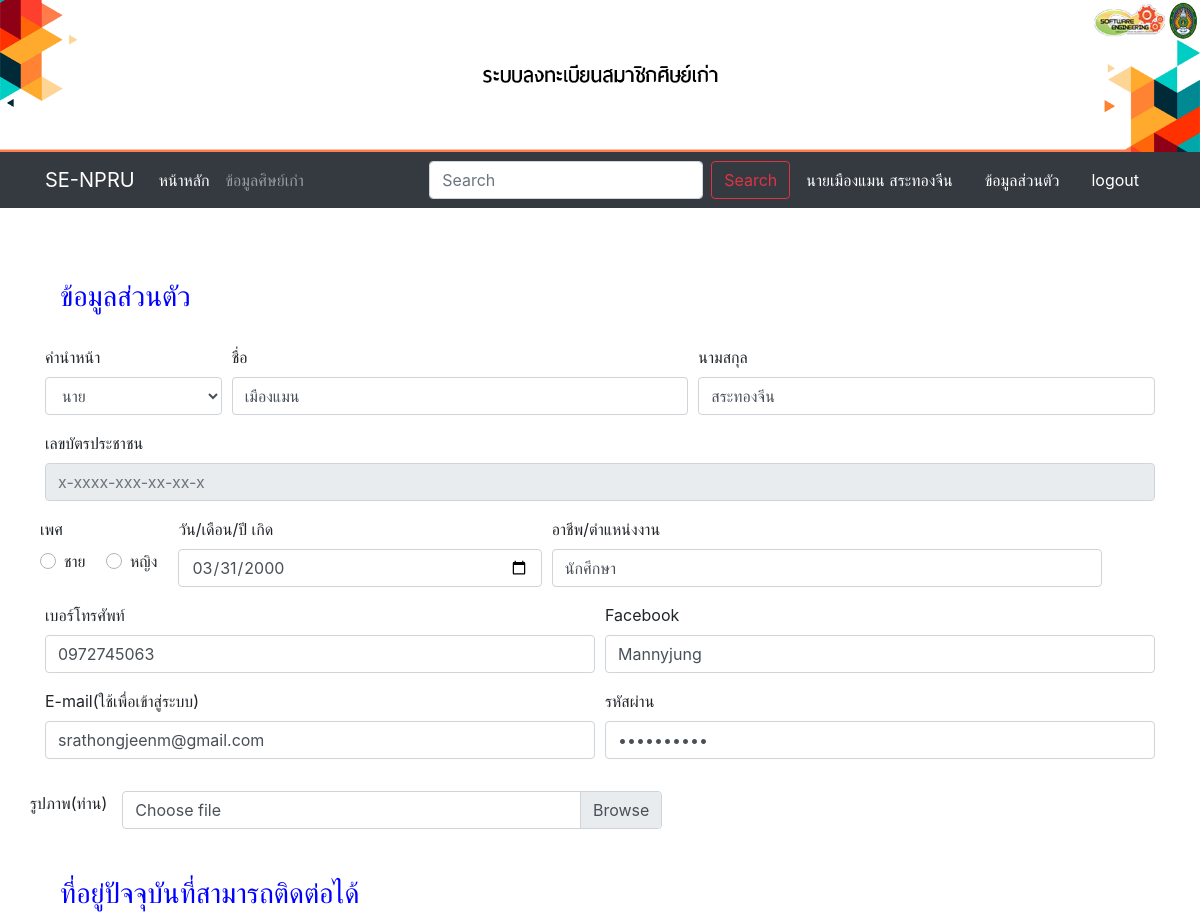
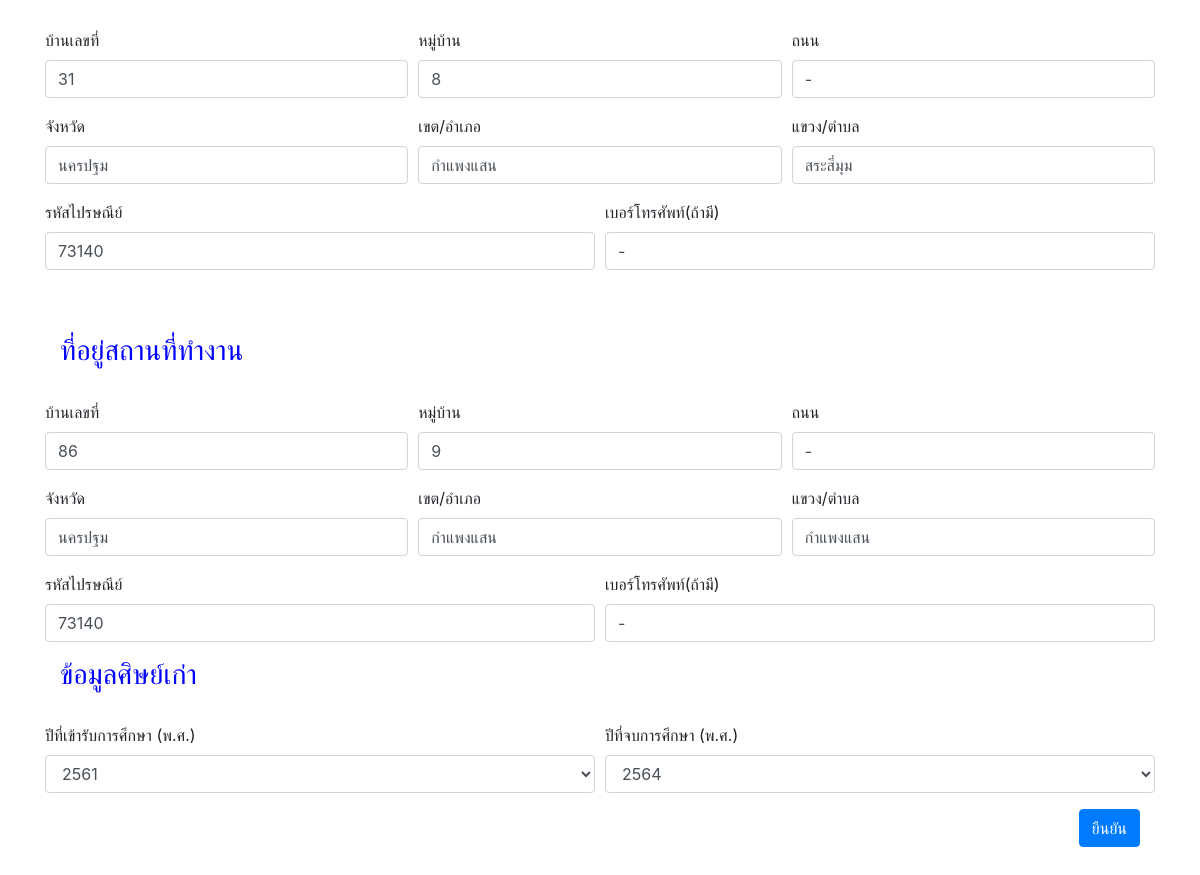
Screenshot of /formupdate.php?a_id=3 (signed in) with the database file from the repository (2 pictures, top to bottom).
### tables this page shows
CREATE TABLE `info` (
  `a_id` int(11) NOT NULL,
  `title` varchar(10) NOT NULL,
  `fname` varchar(60) NOT NULL,
  `lname` varchar(60) NOT NULL,
  `idcard` char(13) NOT NULL,
  `sex` varchar(10) NOT NULL,
  `date` date NOT NULL,
  `job` varchar(100) NOT NULL,
  `tel` varchar(10) NOT NULL,
  `face` varchar(100) NOT NULL,
  `email` varchar(100) NOT NULL,
  `password` varchar(30) NOT NULL,
  `image` varchar(155) NOT NULL
);

CREATE TABLE `addr_home` (
  `a_id` int(11) NOT NULL,
  `House-No` varchar(20) NOT NULL,
  `Moo-home` varchar(50) NOT NULL,
  `road-home` varchar(50) NOT NULL,
  `Province-home` varchar(50) NOT NULL,
  `Area-home` varchar(50) NOT NULL,
  `Sub-area-home` varchar(50) NOT NULL,
  `Postal-Code-home` varchar(5) NOT NULL,
  `Tel-home` varchar(10) NOT NULL
);

CREATE TABLE `addr_work` (
  `a_id` int(11) NOT NULL,
  `Work-No` varchar(10) NOT NULL,
  `Moo-work` varchar(50) NOT NULL,
  `road-work` varchar(50) NOT NULL,
  `Province-work` varchar(50) NOT NULL,
  `Area-work` varchar(50) NOT NULL,
  `Sub-area-work` varchar(50) NOT NULL,
  `Postal-Code-work` varchar(5) NOT NULL,
  `Tel-work` varchar(10) NOT NULL
);

CREATE TABLE `year` (
  `a_id` int(11) NOT NULL,
  `attend` varchar(4) NOT NULL,
  `finish` varchar(4) NOT NULL
);

### formupdate.php (the view, shortened to what this page needs)
<!DOCTYPE html>
<html lang="en">
<head>
</head>
<body>
    <div align="center">
        <img src="photo/header1920px.png" width="100%">
    </div>
    <?php require('navaf.php'); ?>
    <div class="container">
        <br><br><br>
        <?php
        require("connect.php");
        $id = $_GET['a_id'];
        $sql = "SELECT * FROM info WHERE a_id = '$id'";
        $stmt = $conn->prepare($sql);
        $stmt->execute();
        ?>
        <?php
        $result = $stmt->fetch(PDO::FETCH_ASSOC);
        ?>
        <form method="POST" action="update.php" enctype="multipart/form-data">
            <div class="container" style="color: blue;">
                <h3>ข้อมูลส่วนตัว</h3>
            </div>
            <br>
            <div class="form-row">
                <div class="form-group col-md-2">
                    <label for="title">คำนำหน้า</label>
                    <select id="title" class="form-control" name="title">
                        <option selected><?php echo $result['title']; ?></option>
                    </select>
                </div>
                <div class="form-group col-md-5">
                    <label for="fname">ชื่อ</label>
                    <input type="text" class="form-control" id="fname" placeholder="ชื่อ(ภาษาไทย)" name="fname" value="<?php echo $result['fname'] ?>">
                </div>
                <div class="form-group col-md-5">
                    <label for="lname">นามสกุล</label>
                    <input type="text" class="form-control" id="lname" placeholder="นามสกุล(ภาษาไทย)" name="lname" value="<?php echo $result['lname'] ?>">
                </div>
            </div>
            <div class="form-group">
                <label for="idcard">เลขบัตรประชาชน</label>
                <input type="text" class="form-control" id="idcard" placeholder="x-xxxx-xxx-xx-xx-x" name="idcard" maxlength="13" value="<?php echo $result['idcard'] ?>" readonly>
            </div>
            <div class="form-row">
                <div class="form-group">
                    <label for="select-sex">เพศ</label><br>
                    <div class="custom-control custom-radio custom-control-inline">
                        <label class="custom-control-label" for="customRadioInline1">ชาย</label>
                    </div>
                    <div class="custom-control custom-radio custom-control-inline">
                        <label class="custom-control-label" for="customRadioInline2">หญิง</label>
                    </div>
                </div>
                <div class="form-group col-md-4">
                    <label for="date">วัน/เดือน/ปี เกิด</label>
                    <input type="date" class="form-control" id="date" name="date" value="<?php echo $result['date'] ?>">
                </div>
                <div class="form-group col-md-6">
                    <label for="job">อาชีพ/ตำแหน่งงาน</label>
                    <input type="text" class="form-control" id="job" name="job" placeholder="อาชีพ/ตำแหน่งงาน" value="<?php echo $result['job'] ?>">
                </div>
            </div>
            <div class="form-row">
                <div class="form-group col-md-6">
                    <label for="Tel">เบอร์โทรศัพท์</label>
                    <input type="text" class="form-control" id="tel" name="tel" placeholder="xx-xxx-xxxx" maxlength="10" value="<?php echo $result['tel'] ?>">
                </div>
                <div class="form-group col-md-6">
                    <label for="Facebook">Facebook</label>
                    <input type="text" class="form-control" id="face" name="face" value="<?php echo $result['face'] ?>">
                </div>
                <div class="form-group col-md-6">
                    <label for="email">E-mail(ใช้เพื่อเข้าสู่ระบบ)</label>
                    <input type="email" class="form-control" id="email" name="email" placeholder="name@exam.com" value="<?php echo $result['email'] ?>">
                </div>
                <div class="form-group col-md-6">
                    <label for="password">รหัสผ่าน</label>
                    <input type="password" class="form-control" id="password" name="password" value="<?php echo $result['password'] ?>">
                </div>
            </div>
            <div class="row">
                <div class="col-1.5">
                    <label for="upphoto">รูปภาพ(ท่าน)</label>
                </div>
                <div class="col-6">
                    <div class="custom-file">
                        <label class="custom-file-label" for="inputGroupFile02" aria-describedby="inputGroupFileAddon02">Choose file</label>
                    </div>
                </div>
            </div>
            <br> <br>
            <?php
            $id = $_GET['a_id'];
            $sql = "SELECT * FROM addr_home WHERE a_id = '$id'";
            $stmt = $conn->prepare($sql);
            $stmt->execute();
            ?>
            <?php
            $result = $stmt->fetch(PDO::FETCH_ASSOC);
            ?>
            <div class="container" style="color: blue;">
                <h3>ที่อยู่ปัจจุบันที่สามารถติดต่อได้</h3>
            </div><br>
            <div class="form-row">
                <div class="form-group col-md-4">
                    <label for="House-No">บ้านเลขที่</label>
                    <input type="text" class="form-control" id="House-No" name="House-No" value="<?php echo $result['House-No'] ?>">
                </div>
                <div class="form-group col-md-4">
                    <label for="Moo-home">หมู่บ้าน</label>
                    <input type="text" class="form-control" id="Moo-home" name="Moo-home" value="<?php echo $result['Moo-home'] ?>">
                </div>
                <div class="form-group col-md-4">
                    <label for="road">ถนน</label>
                    <input type="text" class="form-control" id="road-home" name="road-home" value="<?php echo $result['road-home'] ?>">
                </div>
            </div>
            <div class="form-row">
                <div class="form-group col-md-4">
                    <label for="Province">จังหวัด</label>
                    <input type="text" class="form-control" id="Province-home" name="Province-home" value="<?php echo $result['Province-home'] ?>">
                </div>
                <div class="form-group col-md-4">
                    <label for="Area">เขต/อำเภอ</label>
                    <input type="text" class="form-control" id="Area-home" name="Area-home" value="<?php echo $result['Area-home'] ?>">
                </div>
                <div class="form-group col-md-4">
                    <label for="Sub-area">แขวง/ตำบล</label>
                    <input type="text" class="form-control" id="Sub-area-home" name="Sub-area-home" value="<?php echo $result['Sub-area-home'] ?>">
                </div>
            </div>
            <div class="form-row">
                <div class="form-group col-md-6">
                    <label for="Postal-Code">รหัสไปรษณีย์</label>
                    <input type="text" class="form-control" id="Postal-Code-home" name="Postal-Code-home" maxlength="5" value="<?php echo $result['Postal-Code-home'] ?>">
                </div>
                <div class="form-group col-md-6">
                    <label for="Tel-home">เบอร์โทรศัพท์(ถ้ามี)</label>
                    <input type="text" class="form-control" id="Tel-home" name="Tel-home" placeholder="xx-xxx-xxxx" maxlength="10" value="<?php echo $result['Tel-home'] ?>">
                </div>
            </div><br>
            <?php
            $id = $_GET['a_id'];
            $sql = "SELECT * FROM addr_work WHERE a_id = '$id'";
            $stmt = $conn->prepare($sql);
            $stmt->execute();
            ?>
            <?php
            $result = $stmt->fetch(PDO::FETCH_ASSOC);
            ?>
            <br>
            <div class="container" style="color: blue;">
                <h3>ที่อยู่สถานที่ทำงาน</h3>
            </div><br>
            <div class="form-row">
                <div class="form-group col-md-4">
                    <label for="Work-No">บ้านเลขที่</label>
                    <input type="text" class="form-control" id="Work-No" name="Work-No" value="<?php echo $result['Work-No'] ?>">
                </div>
                <div class="form-group col-md-4">
                    <label for="Work-Moo">หมู่บ้าน</label>
                    <input type="text" class="form-control" id="Moo-work" name="Moo-work" value="<?php echo $result['Moo-work'] ?>">
                </div>
                <div class="form-group col-md-4">
                    <label for="Work-road">ถนน</label>
                    <input type="text" class="form-control" id="road-work" name="road-work" value="<?php echo $result['road-work'] ?>">
                </div>
            </div>
            <div class="form-row">
                <div class="form-group col-md-4">
                    <label for="Work-Province">จังหวัด</label>
                    <input type="text" class="form-control" id="Province-work" name="Province-work" value="<?php echo $result['Province-work'] ?>">
                </div>
                <div class="form-group col-md-4">
                    <label for="Work-Area">เขต/อำเภอ</label>
                    <input type="text" class="form-control" id="Area-work" name="Area-work" value="<?php echo $result['Area-work'] ?>">
                </div>
                <div class="form-group col-md-4">
                    <label for="Work-Sub-area">แขวง/ตำบล</label>
                    <input type="text" class="form-control" id="Sub-area-work" name="Sub-area-work" value="<?php echo $result['Sub-area-work'] ?>">
                </div>
            </div>
            <div class="form-row">
                <div class="form-group col-md-6">
                    <label for="Work-Postal Code">รหัสไปรษณีย์</label>
                    <input type="text" class="form-control" id="Postal-Code-work" name="Postal-Code-work" maxlength="5" value="<?php echo $result['Postal-Code-work'] ?>">
                </div>
                <div class="form-group col-md-6">
                    <label for="Work-Tel">เบอร์โทรศัพท์(ถ้ามี)</label>
                    <input type="text" class="form-control" id="Tel-work" name="Tel-work" placeholder="xx-xxx-xxxx" maxlength="10" value="<?php echo $result['Tel-work'] ?>">
                </div>
            </div>
            <?php
            $id = $_GET['a_id'];
            $sql = "SELECT * FROM year WHERE a_id = '$id'";
            $stmt = $conn->prepare($sql);
            $stmt->execute();
            ?>
            <?php
            $result = $stmt->fetch(PDO::FETCH_ASSOC);
            ?>
            <div class="container" style="color: blue;">
                <h3>ข้อมูลศิษย์เก่า</h3>
            </div><br>
            <div class="form-row">
                <div class="form-group col-md-6">
                    <label for="attend">ปีที่เข้ารับการศึกษา (พ.ศ.)</label>
                    <select id="attend" class="form-control" name="attend">
                        <option selected><?php echo $result['attend'] ?></option>
                    </select>
                </div>
                <div class="form-group col-md-6">
                    <label for="finish">ปีที่จบการศึกษา (พ.ศ.)</label>
                    <select id="finish" class="form-control" name="finish">
                        <option selected><?php echo $result['finish'] ?></option>
                    </select>
                </div>
            </div>
            <div class="container">
                <div align="right">
                   <button type="submit" class="btn btn-primary">ยืนยัน</button>
                </div>
            </div>
        </form>
    </div>
    <br><br><br> <br><br><br><br><br><br>
</body>
</html>

### navaf.php (shortened to what this page needs)
<nav class="navbar navbar-expand-lg navbar-dark bg-dark">
  <div class="container">
    <a class="navbar-brand" href="#">SE-NPRU</a>
    <div class="collapse navbar-collapse" id="navbarText">
      <ul class="navbar-nav mr-auto">
        <li class="nav-item active">
          <a class="nav-link" href="indexaf.php">หน้าหลัก<span class="sr-only">(current)</span></a>
        </li>
        <li class="nav-item">
          <a class="nav-link" href="list.php">ข้อมูลศิษย์เก่า</a>
        </li>
      </ul>
      <form class="form-inline my-2 my-lg-0" action="showsearch.php">
        <input class="form-control mr-sm-2" type="search" placeholder="Search" aria-label="Search" name="search" id="search">
        <button class="btn btn-outline-danger my-2 my-sm-0" type="submit">Search</button>
      </form>
      <?php
      if (isset($_SESSION["email"])) {
        require_once('connect.php');
        $id = $_SESSION['email'];
        $sql = "SELECT * FROM `info` WHERE email = '$id'";
        $stmt = $conn->query($sql);
        $result = $stmt->fetch(PDO::FETCH_ASSOC);
        echo '<a class="nav-link" style="color: white;">' . $result['title'], $result['fname'] . '&nbsp;' . $result['lname'] . '</a>';
        echo '<a href="info.php" class="nav-link" style="color: white;">ข้อมูลส่วนตัว</a>';
        echo '<a href="logout.php" class="nav-link" style="color: white;">logout</a>';
      } else {
        header("location:login.php");
      }
      ?>
    </div>
  </div>
</nav>

### rows the page displays
info: title "นาย", fname "เมืองแมน", lname "สระทองจีน", date "03/31/2000", job "นักศึกษา", tel "0972745063", face "Mannyjung", email "srathongjeenm@gmail.com"
addr_home: House-No "31", Moo-home "8", road-home "-", Province-home "นครปฐม", Area-home "กำแพงแสน", Sub-area-home "สระสี่มุม", Postal-Code-home "73140", Tel-home "-"
addr_work: Work-No "86", Moo-work "9", road-work "-", Province-work "นครปฐม", Area-work "กำแพงแสน", Sub-area-work "กำแพงแสน", Postal-Code-work "73140", Tel-work "-"
year: attend "2561", finish "2564"
